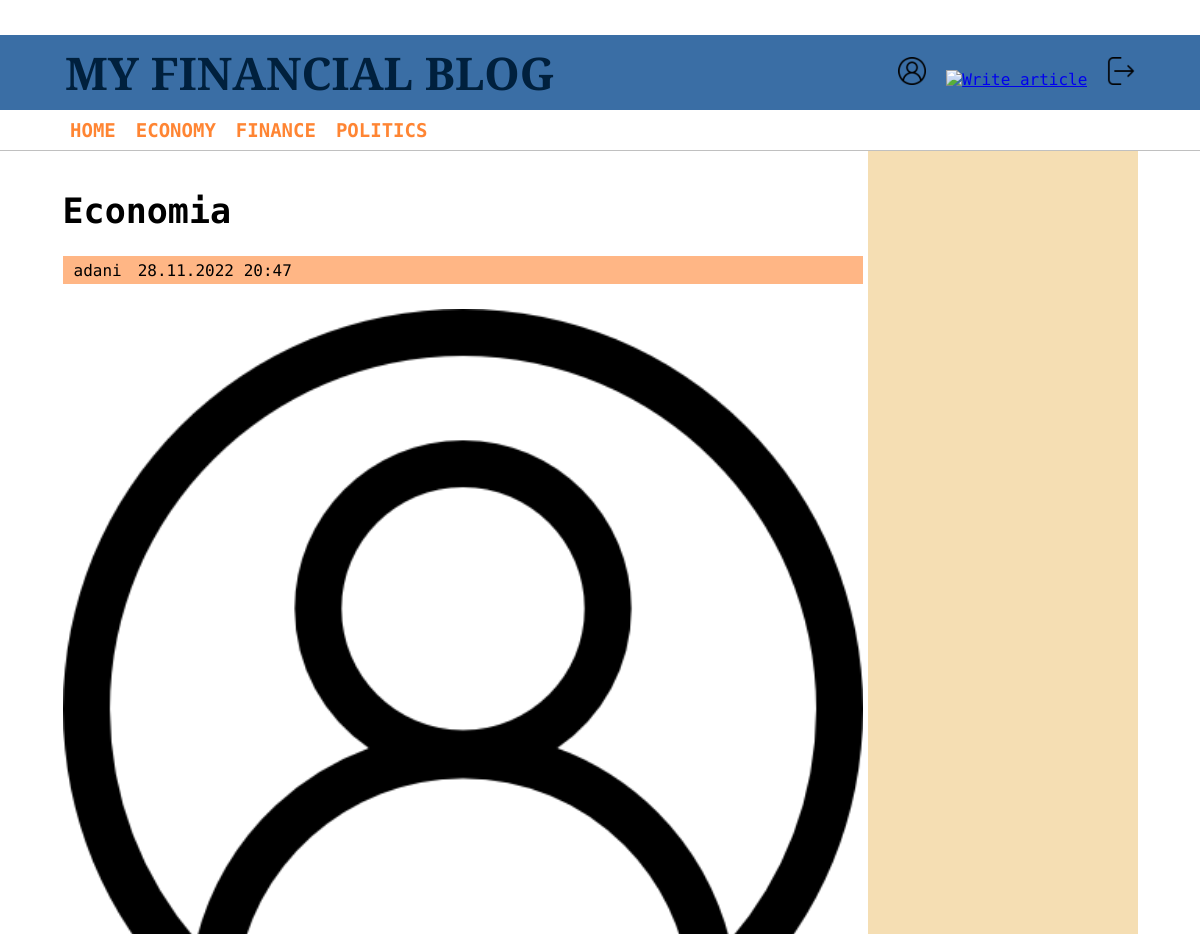
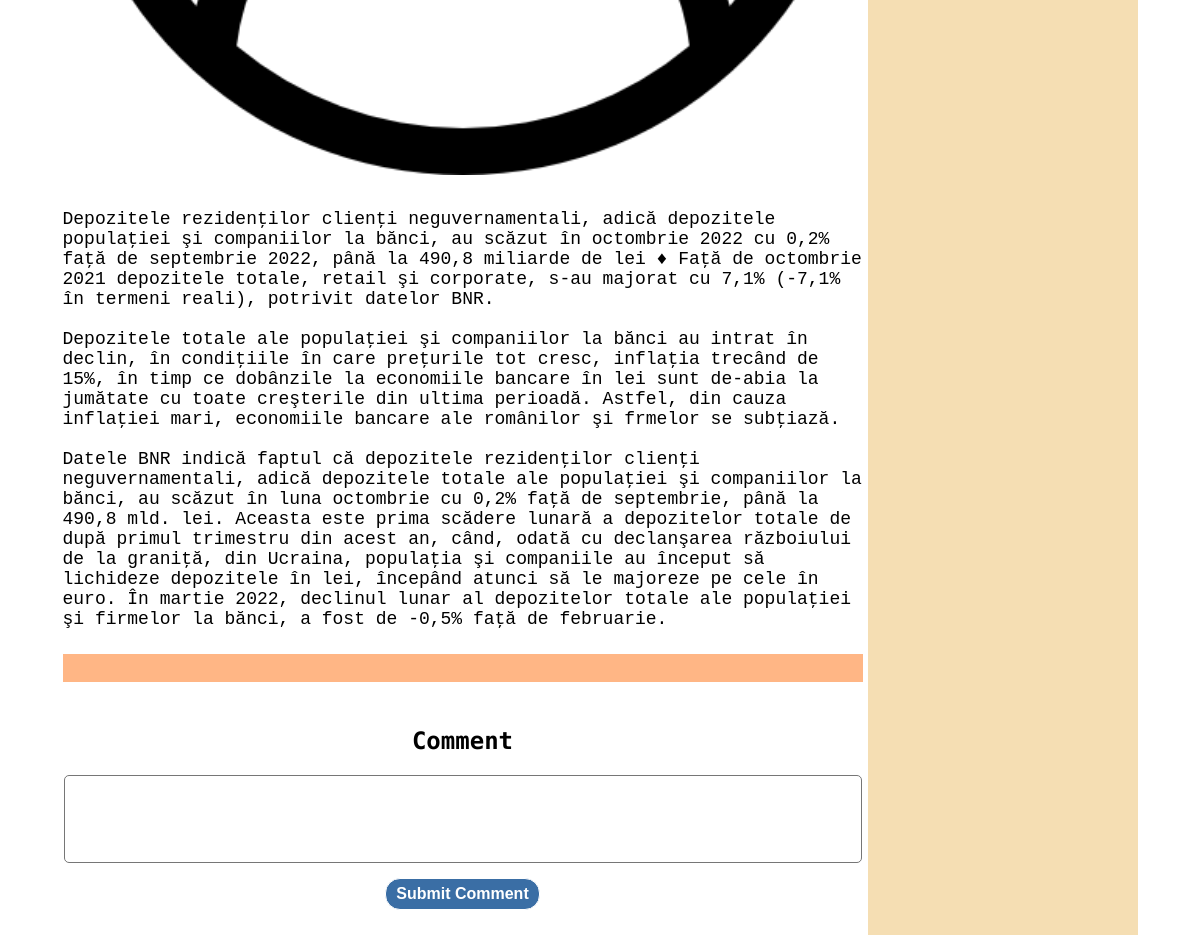
The app's page /Economia (signed in) with its own data (2 pictures, top to bottom).
### models.py (models this page shows, shortened)
class Article(db.Model):
	id = db.Column(db.Integer, primary_key=True)
	title = db.Column(db.String(128), index=True, unique=True)
	text = db.Column(db.Text)
	date = db.Column(db.DateTime, default=datetime.utcnow)
	image = db.Column(db.String())
	article_type = db.Column(db.String(), index=True)
	author = db.Column(db.Integer, db.ForeignKey('user.id'))
	comments = db.relationship('Comment', backref='article')

class User(UserMixin, db.Model):
	id = db.Column(db.Integer, primary_key=True)
	username = db.Column(db.String(100), index=True, unique=True)
	email = db.Column(db.String(128), index=True, unique=True)
	password_h = db.Column(db.String(128))
	articles = db.relationship('Article', backref='user', lazy='dynamic')
	comments = db.relationship('Comment', backref='user', lazy='dynamic')

### app.py (the view)
@app.route('/<article_title>', methods=['GET', 'POST'])
def read_article(article_title):
	article = Article.query.filter_by(title=article_title).first()
	comments = Comment.query.filter_by(article_id=article.id)
	form = CommentForm()
	if form.validate_on_submit():
		article = Article.query.filter_by(title=article_title).first()
		comment = Comment(text=form.text.data, author=current_user.id, article_id=article.id)
		db.session.add(comment)
		db.session.commit()
		return redirect(f'/{article_title}')
	return render_template('read_article.html', article=article, user=current_user, form=form, comments=comments)

### forms.py
class CommentForm(FlaskForm):
	text = TextAreaField('Comment', validators=[DataRequired(), Length(max=350, message='Your comment has more than 100 caracters!')])
	submit = SubmitField('Submit Comment')

### app.py (called while the page is built)
@login_manager.user_loader
def load_user(id):
	return User.query.get(int(id))

### templates/read_article.html (shortened to what this page needs)
{% extends 'layout.html' %}
{% block css %}
	<link rel="stylesheet" type="text/css" href="{{ url_for('static', filename='read.css') }}">
{% endblock %}
{% block content %}
<div class="main">
	<div class="left">
		<h2 class="title">{{ article.title }}</h2>
		<div class="user-time">
			<p id="username">{{ article.user.username }}</p>
			<p>{{ article.date.strftime('%d.%m.%Y %H:%M')}}</p>
		</div>
		<div id="main-img">
			<img src="{{ article.image }}" id="img">
		</div>
		<pre class="pre">{{ article.text }}</pre>
		<div class="user-time"></div>
		{% if current_user.is_authenticated %}
			<form class="comment-form" method="POST">
				<h2>Comment</h2>
					{{ form.text (class='comment-input') }}
				<div>{{ form.submit (class='comment-submit') }}</div>
			</form>
		{% endif %}
	</div>
	<div class="right"></div>
</div>
{% endblock %}

### static/style.css (style rules this page uses)
html, body { margin: 0px; padding: 0px; font-family: 'Roboto Mono', monospace; }

### static/read.css (style rules this page uses)
.main { width: 1080px; margin: 0 auto; display: flex; flex-direction: row; justify-content: space-around; }
.left { width: 800px; }
.right { width: 270px; background-color: wheat; }
.title { margin: 0 auto; font-size: 35px; font-weight: 700; margin-top: 40px; }
.user-time { height: 28px; margin: 25px auto; display: flex; align-items: center; background-color: #FFB685; }
#username { margin: 0 6px; }
.pre { white-space: pre-wrap; font-size: 18px; margin: 0 auto; text-align: left; }
#main-img { margin: 0 auto; margin-bottom: 30px; }
#img { width: 100%; height: auto; }
p { padding: 0 5px; }
.comment-form { width: 100%; display: flex; flex-direction: column; align-items: center; margin-bottom: 25px; }
.comment-input { width: calc(100% - 20px); resize: none; border-radius: 5px; height: 70px; padding: 8px; font-size: 16px; }
.comment-submit { margin-top: 15px; padding: 6px 10px; border: 1px solid; border-radius: 15px; background-color: #3a6ea5ff; font-size: 16px; font-weight: bold; color: white; }

### records on screen
Article: title "Economia", date "28.11.2022 20:47", image (picture), text "Depozitele rezidenţilor clienţi neguvernamentali, adică depozitele populaţiei şi companiilor la bănci, au scăzut în octombrie 2022 cu 0,2% faţă de septembrie 2022, până la 490,8 miliarde de lei ♦ Faţă de octombrie 2021 depozitele totale, retail şi corporate, s-au majorat cu 7,1% (-7,1% în termeni reali), potrivit datelor BNR. Depozitele totale ale populaţiei şi companiilor la bănci au intrat în declin, în condiţiile în care preţurile tot cresc, inflaţia trecând de 15%, în timp ce dobânzile la economiile bancare în lei sunt de-abia la jumătate cu toate creşterile din ultima perioadă. Astfel, din cauza inflaţiei mari, economiile bancare ale românilor şi frmelor se subţiază. Datele BNR indică…"
User: user.username "adani"
